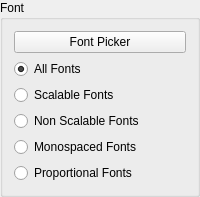
             <widget class="QGroupBox" name="groupBox_22">
              <property name="title">
               <string>Font</string>
              </property>
              <layout class="QGridLayout" name="gridLayout_38">
               <item row="0" column="0">
                <widget class="QPushButton" name="rb_font_picker">
                 <property name="text">
                  <string>Font Picker</string>
                 </property>
                 <property name="object" stdset="0">
                  <string>pushButton</string>
                 </property>
                </widget>
               </item>
               <item row="1" column="0">
                <widget class="QRadioButton" name="rb_all_fonts">
                 <property name="text">
                  <string>All Fonts</string>
                 </property>
                 <property name="checked">
                  <bool>true</bool>
                 </property>
                </widget>
               </item>
               <item row="2" column="0">
                <widget class="QRadioButton" name="rb_scaleable_fonts">
                 <property name="text">
                  <string>Scalable Fonts</string>
                 </property>
                </widget>
               </item>
               <item row="3" column="0">
                <widget class="QRadioButton" name="rb_non_scaleable_fonts">
                 <property name="text">
                  <string>Non Scalable Fonts</string>
                 </property>
                </widget>
               </item>
               <item row="4" column="0">
                <widget class="QRadioButton" name="rb_monospaced_fonts">
                 <property name="text">
                  <string>Monospaced Fonts</string>
                 </property>
                </widget>
               </item>
               <item row="5" column="0">
                <widget class="QRadioButton" name="rb_proportional_fonts">
                 <property name="text">
                  <string>Proportional Fonts</string>
                 </property>
                </widget>
               </item>
              </layout>
             </widget>
